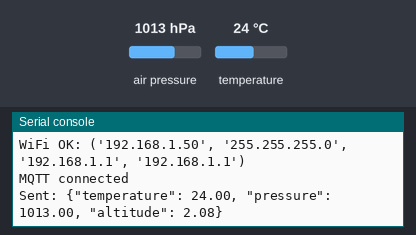
The program below on a simulated ESP32 board running MicroPython. On the bench: the last lines printed to the serial console. The test bench sets the inputs (shaded band); at power-on: air pressure 1013 hPa, temperature 24 °C. WiFi joins after 1.5 s; no MQTT or app messages arrive unless stated.

Above: at 2.7 s.
2.8 s: air pressure set to 952 hPa
5.7 s: temperature set to 12 °C
At 8.3 s:
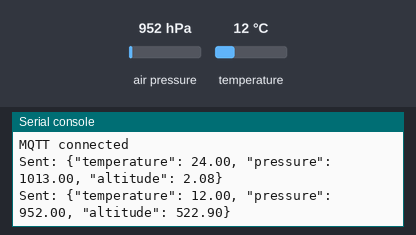
8.6 s: air pressure set to 975 hPa
At 13.5 s:
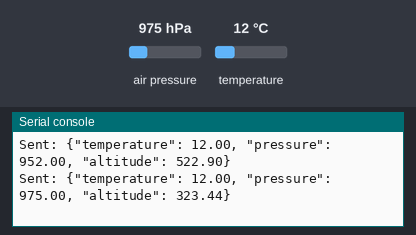
Timing chart, 0 to 15.0 s (numbered marks = the images above; inputs shaded):
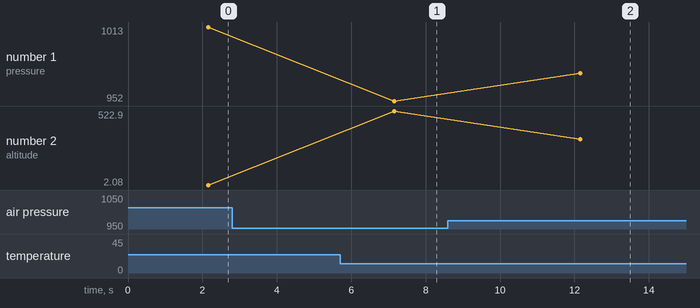

Measured:
- after the input at 5.7 s, the serial console: prints a new line after 1.5 s (image 1)
- after the input at 8.6 s, the serial console: prints a new line after 3.6 s (image 2)
- plotted number 1: 952 → 975 after the input at 8.6 s
- plotted number 2: 522.9 → 323.44 after the input at 8.6 s

The program:

main.py
```python
import network, time
from umqtt.simple import MQTTClient
from machine import Pin, I2C
from bmp280 import BMP280

# ==== WiFi & MQTT Config ====
SSID = "Robotic WIFI"
PASSWORD = "rbtWIFI@2025"

BROKER = "test.mosquitto.org"
PORT = 1883
CLIENT_ID = b"esp32_bmp280_1"
TOPIC = b"/aupp/esp32/visal"
KEEPALIVE = 30

# ==== Connect to WiFi ====
def wifi_connect():
    wlan = network.WLAN(network.STA_IF)
    wlan.active(True)
    if not wlan.isconnected():
        print("Connecting to WiFi...")
        wlan.connect(SSID, PASSWORD)
        t0 = time.ticks_ms()
        while not wlan.isconnected():
            if time.ticks_diff(time.ticks_ms(), t0) > 20000:
                raise RuntimeError("Wi-Fi connect timeout")
            time.sleep(0.3)
    print("WiFi OK:", wlan.ifconfig())
    return wlan

# ==== MQTT Client ====
def make_client():
    return MQTTClient(client_id=CLIENT_ID, server=BROKER, port=PORT, keepalive=KEEPALIVE)

def connect_mqtt(client):
    time.sleep(0.5)
    client.connect()
    print("MQTT connected")

# ==== BMP280 Setup ====
def setup_bmp280():
    i2c = I2C(0, scl=Pin(22), sda=Pin(21))
    bmp = BMP280(i2c, addr=0x76)
    return bmp

# ==== Main Loop ====
def main():
    wifi_connect()
    client = make_client()
    bmp = setup_bmp280()

    while True:
        try:
            connect_mqtt(client)
            while True:
                # Read sensor data
                temperature = bmp.temperature
                pressure = bmp.pressure / 100  # Convert Pa → hPa
                altitude = bmp.altitude

                # Combine as JSON-like string
                msg = '{{"temperature": {:.2f}, "pressure": {:.2f}, "altitude": {:.2f}}}'.format(
                    temperature, pressure, altitude
                )

                client.publish(TOPIC, msg)
                print("Sent:", msg)
                time.sleep(5)

        except OSError as e:
            print("MQTT error:", e)
            try:
                client.close()
            except:
                pass
            print("Retrying MQTT in 3s...")
            time.sleep(3)

main()
```
